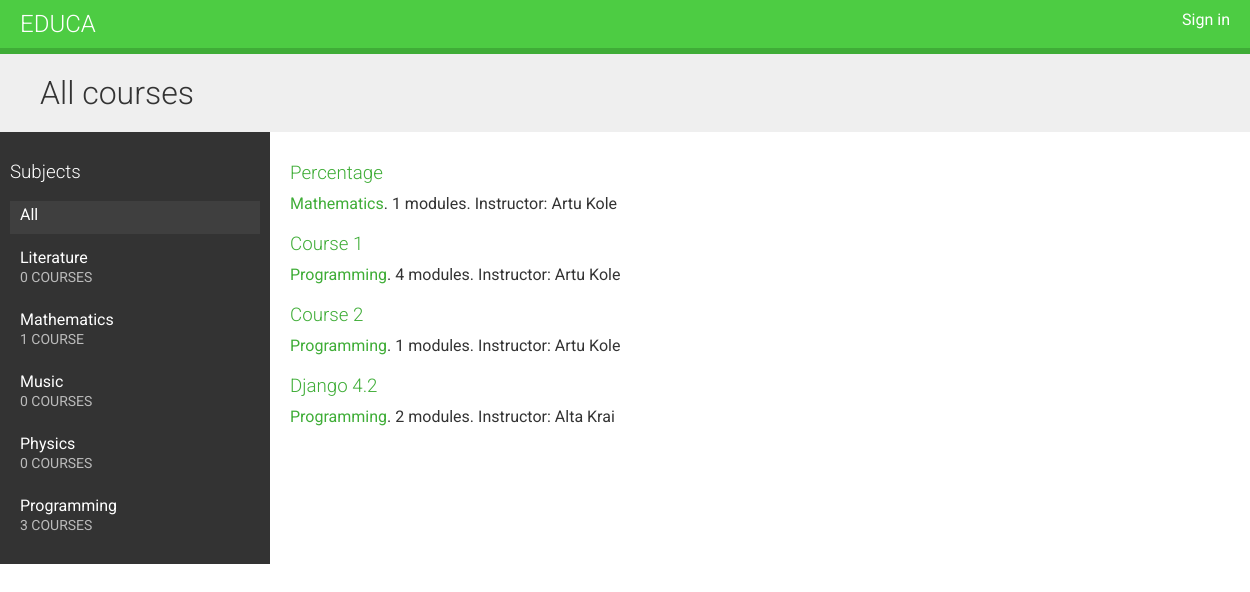
The page / on the database its author committed.
### courses/models.py (models this page shows, shortened)
class Subject(models.Model):
    title = models.CharField(max_length=200)
    slug = models.SlugField(max_length=200, unique=True)
    class Meta:
        ordering = ['title']
    def __str__(self):
        return self.title

class Course(models.Model):
    owner = models.ForeignKey(User,
                              related_name='courses_created',
                              on_delete=models.CASCADE)
    subject = models.ForeignKey(Subject,
                                related_name='courses',
                                on_delete=models.CASCADE)
    title = models.CharField(max_length=200)
    slug = models.SlugField(max_length=200, unique=True)
    overview = models.TextField()
    created = models.DateTimeField(auto_now_add=True)
    students = models.ManyToManyField(User,
                                      related_name='courses_joined',
                                      blank=True)
    class Meta:
        ordering = ['-created']

### courses/views.py (the view)
# urls.py: path('', CourseListView.as_view(), name='course_list'),
class CourseListView(TemplateResponseMixin, View):
    model = Course
    template_name = 'courses/course/list.html'
    def get(self, request, subject=None):
        subjects = cache.get('all_subjects')
        if not subjects:
            subjects = Subject.objects.annotate(
                            total_courses=Count('courses'))
            cache.set('all_subjects', subjects)
        all_courses = Course.objects.annotate(
                        total_modules=Count('modules'))
        if subject:
            subject = get_object_or_404(Subject, slug=subject)
            key = f'subject_{subject.id}_courses'
            courses = cache.get(key)
            if not courses:
                courses = all_courses.filter(subject=subject)
                cache.set(key, courses)
        else:
            courses = cache.get('all_courses')
            if not courses:
                courses = all_courses
                cache.set('all_courses', courses)
        return self.render_to_response({'subjects': subjects,
                                        'subject': subject,
                                        'courses': courses})

### courses/templates/courses/course/list.html (shortened to what this page needs)
{% extends "base.html" %}
{% block content %}
  <h1>
    {% if subject %}
      {{ subject.title }} courses
    {% else %}
      All courses
    {% endif %}
  </h1>
  <div class="contents">
    <h3>Subjects</h3>
    <ul id="modules">
      <li {% if not subject %} class="selected"{% endif %}>
        <a href="{% url 'course_list' %}">All</a>
      </li>
      {% for s in subjects %}
        <li {% if subject == s %} class="selected"{% endif %}>
          <a href="{% url 'course_list_subject' s.slug %}">
            {{ s.title }}
            <br>
            <span>
              {{ s.total_courses }} course{{ s.total_courses|pluralize }}
            </span>
          </a>
        </li>
      {% endfor %}
    </ul>
  </div>
  <div class="module">
    {% for course in courses %}
      {% with subject=course.subject %}
        <h3>
          <a href="{% url 'course_detail' course.slug %}">
            {{ course.title }}
          </a>
        </h3>
        <p>
          <a href="{% url 'course_detail' course.slug %}">{{ subject }}</a>.
            {{ course.total_modules }} modules.
            Instructor: {{ course.owner.get_full_name }}
        </p>
      {% endwith %}
    {% endfor %}
  </div>
{% endblock %}

### courses/static/css/base.css (style rules this page uses)
body { margin:0; font-family:'Roboto', sans-serif; font-weight:400; color:#333; }
a { color:#3fad37; text-decoration:none; }
ul { float:left; }
h1, h2, h3, h4, h5, h6 { font-family:'Roboto', sans-serif; font-weight:300; }
h1 { background:#efefef; width:100%; overflow:auto; padding:20px 0 20px 40px; margin:0; }
.module { padding:10px 20px; float:left; width:600px; }
.module h3 { margin:20px 0 0; padding:0; width:100%; }
.module p { margin:10px 0 20px; width:100%; float:left; }
.contents { width:20%; padding:10px; float:left; background:#333; color: #fff; font-family:'Roboto', sans-serif; }
.contents ul { list-style:none; margin:0; padding:0; width:100%; }
.contents ul li { margin:0 0 10px 0; padding:4px 10px 10px; overflow:auto; cursor:move; }
.contents ul li.selected { background:#3f3f3f; }
.contents ul span { text-transform:uppercase; color:#bbb; font-size:14px; }
.contents ul a { display:block; color:#fff; text-decoration:none; }

### rows shown on the page
Subject: title "Literature", total_courses "0"
Subject: title "Mathematics", total_courses "1"
Subject: title "Music", total_courses "0"
Subject: title "Physics", total_courses "0"
Subject: title "Programming", total_courses "3"
Course: title "Percentage", subject "Mathematics", total_modules "1", owner.get_full_name "Artu Kole"
Course: title "Course 1", subject "Programming", total_modules "4", owner.get_full_name "Artu Kole"
Course: title "Course 2", subject "Programming", total_modules "1", owner.get_full_name "Artu Kole"
Course: title "Django 4.2", subject "Programming", total_modules "2", owner.get_full_name "Alta Krai"
